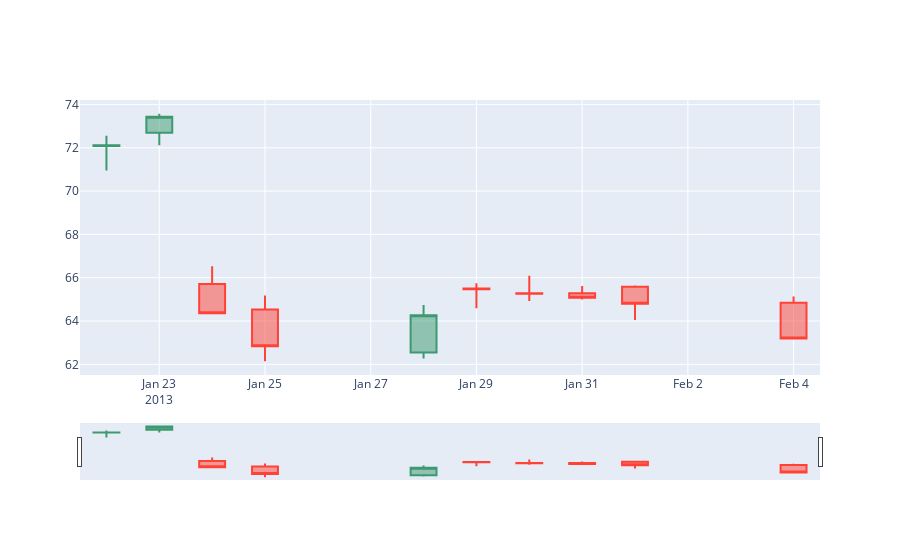

This figure's notebook cell:
### Code cell
data=[trace]
offline.iplot(data)

### Figure 1 — Plotly figure (JSON) as saved in the notebook; plotly's stock layout.template omitted (floating-point values rounded to 4 significant figures)
{"data": [{"close": [72.11, 73.43, 64.36, 62.84, 64.26, 65.47, 65.26, 65.07, 64.8, 63.19], "high": [72.55, 73.57, 66.53, 65.18, 64.74, 65.74, 66.09, 65.61, 65.64, 65.13], "low": [70.95, 72.11, 64.32, 62.14, 62.27, 64.59, 64.93, 65.0, 64.05, 63.14], "open": [72.08, 72.69, 65.71, 64.53, 62.55, 65.5, 65.29, 65.28, 65.59, 64.84], "type": "candlestick", "x": ["2013-01-22", "2013-01-23", "2013-01-24", "2013-01-25", "2013-01-28", "2013-01-29", "2013-01-30", "2013-01-31", "2013-02-01", "2013-02-04"]}], "layout": {}}
